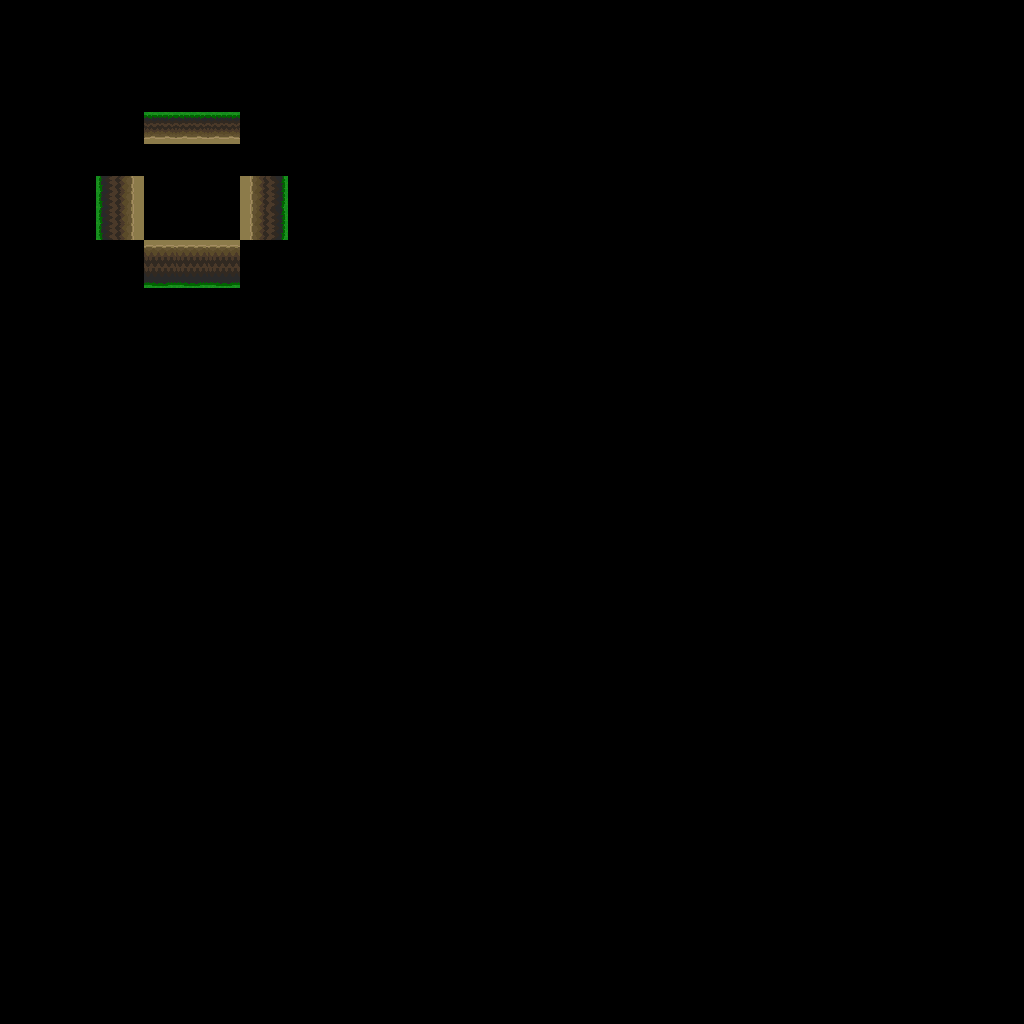

A level layout from a 2D game, rendered from its tile map. Below: a short description, then the map file with tile-grid data replaced by summaries:
An orthogonal 64x64 tile map with 16x16 px tiles, 1 tile layer (base), 1 hidden layer not drawn and 132 objects.

<map version="1.10" tiledversion="1.12.1" orientation="orthogonal" renderorder="right-down" width="64" height="64" tilewidth="16" tileheight="16" infinite="0" nextlayerid="3" nextobjectid="133">
 <tileset firstgid="1" source="../classiciphone_pics4.tsx" />
 <layer id="1" name="base" width="64" height="64">
  <data>[4096 cells, 54 non-empty, 20 distinct tile ids]</data>
 </layer>
 <layer id="2" name="collision" width="64" height="64" visible="0">
  <properties><property name="collision" value="true" /></properties>
  <data>[4096 cells, 34 non-empty, 1 distinct tile ids]</data>
 </layer>
 <objectgroup id="3" name="npcs">
  <object id="1" x="336.0" y="352.0" width="16" height="16">
   <properties>
    <property name="script" type="string">-- Auto-converted from GraalScript
-- join("bush_nocolors");</property>
   </properties>
  </object>
  <object id="2" x="384.0" y="352.0" width="16" height="16">
   <properties>
    <property name="script" type="string">-- Auto-converted from GraalScript
-- join("bush_nocolors");</property>
   </properties>
  </object>
  <object id="3" x="336.0" y="400.0" width="16" height="16">
   <properties>
    <property name="script" type="string">-- Auto-converted from GraalScript
-- join("bush_nocolors");</property>
   </properties>
  </object>
  <object id="4" x="384.0" y="400.0" width="16" height="16">
   <properties>
    <property name="script" type="string">-- Auto-converted from GraalScript
-- join("bush_nocolors");</property>
   </properties>
  </object>
  <object id="5" x="336.0" y="448.0" width="16" height="16">
   <properties>
    <property name="script" type="string">-- Auto-converted from GraalScript
-- join("bush_nocolors");</property>
   </properties>
  </object>
  <object id="6" x="384.0" y="448.0" width="16" height="16">
   <properties>
    <property name="script" type="string">-- Auto-converted from GraalScript
-- join("bush_nocolors");</property>
   </properties>
  </object>
  <object id="7" x="432.0" y="352.0" width="16" height="16">
   <properties>
    <property name="script" type="string">-- Auto-converted from GraalScript
-- join("bush_nocolors");</property>
   </properties>
  </object>
  <object id="8" x="432.0" y="400.0" width="16" height="16">
   <properties>
    <property name="script" type="string">-- Auto-converted from GraalScript
-- join("bush_nocolors");</property>
   </properties>
  </object>
  <object id="9" x="432.0" y="448.0" width="16" height="16">
   <properties>
    <property name="script" type="string">-- Auto-converted from GraalScript
-- join("bush_nocolors");</property>
   </properties>
  </object>
  <object id="10" x="432.0" y="496.0" width="16" height="16">
   <properties>
    <property name="script" type="string">-- Auto-converted from GraalScript
-- join("bush_nocolors");</property>
   </properties>
  </object>
  <object id="11" x="432.0" y="544.0" width="16" height="16">
   <properties>
    <property name="script" type="string">-- Auto-converted from GraalScript
-- join("bush_nocolors");</property>
   </properties>
  </object>
  <object id="12" x="384.0" y="496.0" width="16" height="16">
   <properties>
    <property name="script" type="string">-- Auto-converted from GraalScript
-- join("bush_nocolors");</property>
   </properties>
  </object>
  <object id="13" x="384.0" y="544.0" width="16" height="16">
   <properties>
    <property name="script" type="string">-- Auto-converted from GraalScript
-- join("bush_nocolors");</property>
   </properties>
  </object>
  <object id="14" x="336.0" y="496.0" width="16" height="16">
   <properties>
    <property name="script" type="string">-- Auto-converted from GraalScript
-- join("bush_nocolors");</property>
   </properties>
  </object>
  <object id="15" x="336.0" y="544.0" width="16" height="16">
   <properties>
    <property name="script" type="string">-- Auto-converted from GraalScript
-- join("bush_nocolors");</property>
   </properties>
  </object>
  <object id="16" x="240.0" y="352.0" width="16" height="16">
   <properties>
    <property name="script" type="string">-- Auto-converted from GraalScript
-- join("rock_1");</property>
   </properties>
  </object>
  <object id="17" x="192.0" y="544.0" width="16" height="16">
   <properties>
    <property name="script" type="string">-- Auto-converted from GraalScript
-- join("rock_1");</property>
   </properties>
  </object>
  <object id="18" x="192.0" y="672.0" width="16" height="16">
   <properties>
    <property name="script" type="string">-- Auto-converted from GraalScript
-- join("rock_2");</property>
   </properties>
  </object>
  <object id="19" x="480.0" y="352.0" width="16" height="16">
   <properties>
    <property name="script" type="string">-- Auto-converted from GraalScript
-- join("bush_nocolors");</property>
   </properties>
  </object>
  <object id="20" x="480.0" y="400.0" width="16" height="16">
   <properties>
    <property name="script" type="string">-- Auto-converted from GraalScript
-- join("bush_nocolors");</property>
   </properties>
  </object>
  <object id="21" x="480.0" y="448.0" width="16" height="16">
   <properties>
    <property name="script" type="string">-- Auto-converted from GraalScript
-- join("bush_nocolors");</property>
   </properties>
  </object>
  <object id="22" x="480.0" y="496.0" width="16" height="16">
   <properties>
    <property name="script" type="string">-- Auto-converted from GraalScript
-- join("bush_nocolors");</property>
   </properties>
  </object>
  <object id="23" x="480.0" y="544.0" width="16" height="16">
   <properties>
    <property name="script" type="string">-- Auto-converted from GraalScript
-- join("bush_nocolors");</property>
   </properties>
  </object>
  <object id="24" x="528.0" y="544.0" width="16" height="16">
   <properties>
    <property name="script" type="string">-- Auto-converted from GraalScript
-- join("bush_nocolors");</property>
   </properties>
  </object>
  <object id="25" x="528.0" y="496.0" width="16" height="16">
   <properties>
    <property name="script" type="string">-- Auto-converted from GraalScript
-- join("bush_nocolors");</property>
   </properties>
  </object>
  <object id="26" x="528.0" y="448.0" width="16" height="16">
   <properties>
    <property name="script" type="string">-- Auto-converted from GraalScript
-- join("bush_nocolors");</property>
   </properties>
  </object>
  <object id="27" x="528.0" y="400.0" width="16" height="16">
   <properties>
    <property name="script" type="string">-- Auto-converted from GraalScript
-- join("bush_nocolors");</property>
   </properties>
  </object>
  <object id="28" x="528.0" y="352.0" width="16" height="16">
   <properties>
    <property name="script" type="string">-- Auto-converted from GraalScript
-- join("ibo_pinkrock");</property>
   </properties>
  </object>
  <object id="29" x="576.0" y="352.0" width="16" height="16">
   <properties>
    <property name="script" type="string">-- Auto-converted from GraalScript
-- join("bush_nocolors");</property>
   </properties>
  </object>
  <object id="30" x="576.0" y="400.0" width="16" height="16">
   <properties>
    <property name="script" type="string">-- Auto-converted from GraalScript
-- join("bush_nocolors");</property>
   </properties>
  </object>
  <object id="31" x="576.0" y="448.0" width="16" height="16">
   <properties>
    <property name="script" type="string">-- Auto-converted from GraalScript
-- join("bush_nocolors");</property>
   </properties>
  </object>
  <object id="32" x="576.0" y="496.0" width="16" height="16">
   <properties>
    <property name="script" type="string">-- Auto-converted from GraalScript
-- join("bush_nocolors");</property>
   </properties>
  </object>
  <object id="33" x="576.0" y="544.0" width="16" height="16">
   <properties>
    <property name="script" type="string">-- Auto-converted from GraalScript
-- join("bush_nocolors");</property>
   </properties>
  </object>
  </objectgroup>
</map>
<!-- 99 of 132 objects omitted -->
